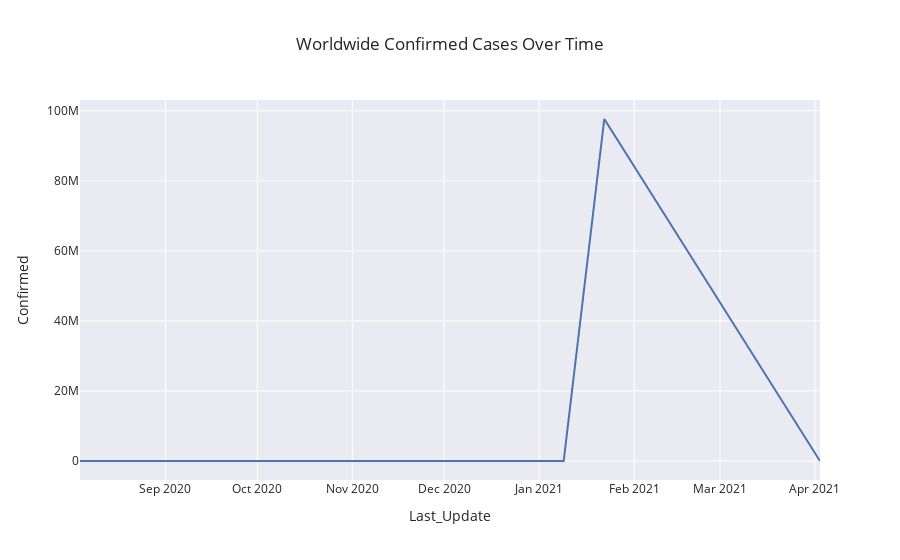

The notebook cell saved with this chart:
### Markdown cell above
### Plot Worldwide Confirmed Cases over time

### Code cell
import pandas as pd
import plotly.express as px
import plotly.io as pio
pio.templates.default = "seaborn"
 
data = pd.read_csv('https://raw.githubusercontent.com/CSSEGISandData/COVID-19/master/csse_covid_19_data/csse_covid_19_daily_reports/01-21-2021.csv')
data
grouping = data.groupby('Last_Update')['Last_Update', 'Confirmed', 'Deaths'].sum().reset_index()
fig = px.line(grouping, x="Last_Update", y="Confirmed",
             title="Worldwide Confirmed Cases Over Time")
fig.show()

### Figure 1 — Plotly figure (JSON) as saved in the notebook; plotly's stock layout.template omitted (floating-point values rounded to 4 significant figures)
{"data": [{"hovertemplate": "Last_Update=%{x}<br>Confirmed=%{y}<extra></extra>", "legendgroup": "", "line": {"color": "rgb(76,114,176)", "dash": "solid"}, "mode": "lines", "name": "", "orientation": "v", "showlegend": false, "type": "scatter", "x": ["2020-08-04 02:27:56", "2020-08-07 22:34:20", "2020-12-21 13:27:30", "2021-01-08 23:22:27", "2021-01-22 05:22:10", "2021-04-02 15:13:53"], "xaxis": "x", "y": [152, 0, 791, 196, 97653356, 425], "yaxis": "y"}], "layout": {"legend": {"tracegroupgap": 0}, "title": {"text": "Worldwide Confirmed Cases Over Time"}, "xaxis": {"anchor": "y", "domain": [0, 1], "title": {"text": "Last_Update"}}, "yaxis": {"anchor": "x", "domain": [0, 1], "title": {"text": "Confirmed"}}}}
